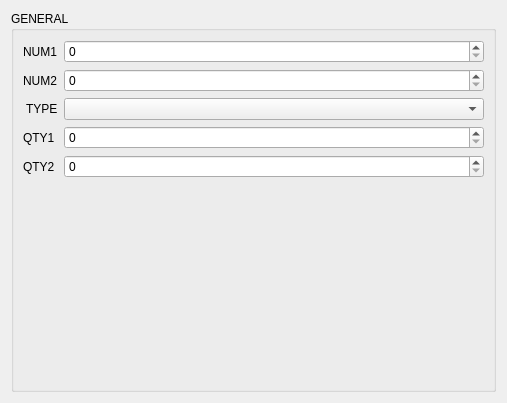
<?xml version="1.0" encoding="UTF-8"?>
<ui version="4.0">
 <class>EquipmentTabForm</class>
 <widget class="QWidget" name="EquipmentTabForm">
  <property name="geometry">
   <rect>
    <x>0</x>
    <y>0</y>
    <width>507</width>
    <height>403</height>
   </rect>
  </property>
  <property name="windowTitle">
   <string notr="true">Form</string>
  </property>
  <layout class="QHBoxLayout" name="horizontalLayout">
   <item>
    <widget class="QGroupBox" name="groupBox_4">
     <property name="title">
      <string>GENERAL</string>
     </property>
     <layout class="QVBoxLayout" name="verticalLayout_2">
      <item>
       <layout class="QFormLayout" name="formLayout">
        <item row="0" column="0">
         <widget class="QLabel" name="num1Label">
          <property name="text">
           <string>NUM1</string>
          </property>
         </widget>
        </item>
        <item row="0" column="1">
         <widget class="QSpinBox" name="num1SB">
          <property name="maximum">
           <number>65535</number>
          </property>
         </widget>
        </item>
        <item row="1" column="0">
         <widget class="QLabel" name="num2Label">
          <property name="text">
           <string>NUM2</string>
          </property>
         </widget>
        </item>
        <item row="1" column="1">
         <widget class="QSpinBox" name="num2SB">
          <property name="maximum">
           <number>65535</number>
          </property>
         </widget>
        </item>
        <item row="2" column="0">
         <widget class="QLabel" name="itemLabel">
          <property name="text">
           <string> TYPE</string>
          </property>
         </widget>
        </item>
        <item row="2" column="1">
         <widget class="QComboBox" name="itemCB">
          <property name="minimumSize">
           <size>
            <width>180</width>
            <height>0</height>
           </size>
          </property>
         </widget>
        </item>
        <item row="4" column="0">
         <widget class="QLabel" name="countLabel">
          <property name="text">
           <string>QTY1</string>
          </property>
         </widget>
        </item>
        <item row="4" column="1">
         <widget class="QSpinBox" name="countSB">
          <property name="minimum">
           <number>0</number>
          </property>
         </widget>
        </item>
        <item row="5" column="0">
         <widget class="QLabel" name="count2Label">
          <property name="text">
           <string>QTY2</string>
          </property>
         </widget>
        </item>
        <item row="5" column="1">
         <widget class="QSpinBox" name="count2SB"/>
        </item>
       </layout>
      </item>
     </layout>
    </widget>
   </item>
  </layout>
 </widget>
 <resources/>
 <connections/>
</ui>
